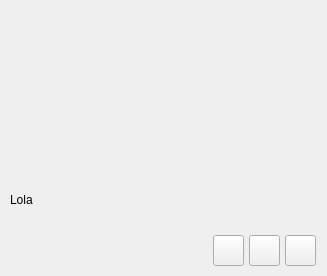
<?xml version="1.0" encoding="UTF-8"?>
<ui version="4.0">
 <class>portal2</class>
 <widget class="QWidget" name="portal2">
  <property name="geometry">
   <rect>
    <x>0</x>
    <y>0</y>
    <width>327</width>
    <height>276</height>
   </rect>
  </property>
  <property name="windowTitle">
   <string>Portal UFPA</string>
  </property>
  <widget class="QLabel" name="imagem">
   <property name="geometry">
    <rect>
     <x>10</x>
     <y>10</y>
     <width>310</width>
     <height>150</height>
    </rect>
   </property>
   <property name="minimumSize">
    <size>
     <width>310</width>
     <height>150</height>
    </size>
   </property>
   <property name="maximumSize">
    <size>
     <width>310</width>
     <height>150</height>
    </size>
   </property>
   <property name="text">
    <string/>
   </property>
  </widget>
  <widget class="QLabel" name="noticia">
   <property name="geometry">
    <rect>
     <x>10</x>
     <y>170</y>
     <width>310</width>
     <height>60</height>
    </rect>
   </property>
   <property name="minimumSize">
    <size>
     <width>310</width>
     <height>60</height>
    </size>
   </property>
   <property name="maximumSize">
    <size>
     <width>310</width>
     <height>60</height>
    </size>
   </property>
   <property name="text">
    <string>Lola</string>
   </property>
  </widget>
  <widget class="QWidget" name="">
   <property name="geometry">
    <rect>
     <x>210</x>
     <y>230</y>
     <width>111</width>
     <height>41</height>
    </rect>
   </property>
   <layout class="QHBoxLayout" name="horizontalLayout">
    <property name="spacing">
     <number>2</number>
    </property>
    <item>
     <widget class="QPushButton" name="anterior">
      <property name="minimumSize">
       <size>
        <width>31</width>
        <height>31</height>
       </size>
      </property>
      <property name="maximumSize">
       <size>
        <width>31</width>
        <height>31</height>
       </size>
      </property>
      <property name="text">
       <string/>
      </property>
     </widget>
    </item>
    <item>
     <widget class="QPushButton" name="proximo">
      <property name="minimumSize">
       <size>
        <width>31</width>
        <height>31</height>
       </size>
      </property>
      <property name="maximumSize">
       <size>
        <width>31</width>
        <height>31</height>
       </size>
      </property>
      <property name="text">
       <string/>
      </property>
     </widget>
    </item>
    <item>
     <widget class="QPushButton" name="atualizar">
      <property name="minimumSize">
       <size>
        <width>31</width>
        <height>31</height>
       </size>
      </property>
      <property name="maximumSize">
       <size>
        <width>31</width>
        <height>31</height>
       </size>
      </property>
      <property name="text">
       <string/>
      </property>
     </widget>
    </item>
   </layout>
  </widget>
 </widget>
 <resources/>
 <connections/>
</ui>
